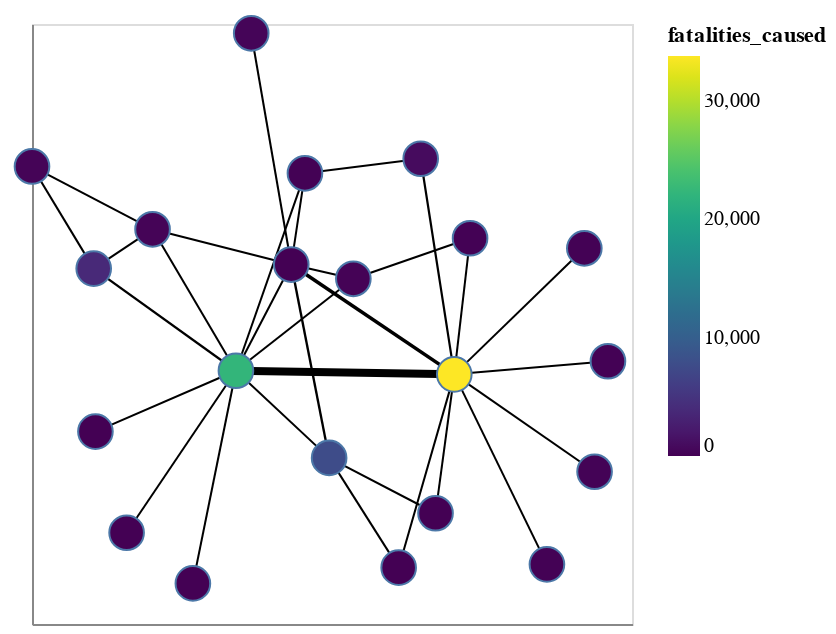

This figure's notebook cell:
### Code cell
# Call the function to draw the graph
graph_viz = draw_graph(G)

graph_viz

### Figure 1 — Vega-Lite specification as saved in the notebook (floating-point values rounded to 4 significant figures)
{"config": {"view": {"continuousWidth": 300, "continuousHeight": 300}}, "layer": [{"data": {"name": "data-be9dff1ae7957e867272003005fe8595"}, "mark": {"type": "line", "color": "black", "opacity": 1}, "encoding": {"detail": {"field": "edge", "type": "quantitative"}, "size": {"field": "FATALITIES", "legend": null, "type": "quantitative"}, "tooltip": [{"field": "FATALITIES", "type": "quantitative"}], "x": {"axis": {"grid": false, "labels": false, "ticks": false, "title": ""}, "field": "x", "type": "quantitative"}, "y": {"axis": {"grid": false, "labels": false, "ticks": false, "title": ""}, "field": "y", "type": "quantitative"}}}, {"data": {"name": "data-13f295b47a31d38718f37d18d14e6f70"}, "mark": {"type": "point", "opacity": 1, "size": 300, "strokeWidth": 1.0}, "encoding": {"fill": {"field": "fatalities_caused", "scale": {"scheme": "viridis"}, "type": "quantitative"}, "tooltip": [{"field": "name", "type": "nominal"}, {"field": "fatalities_caused", "type": "quantitative"}], "x": {"axis": {"grid": false, "labels": false, "ticks": false}, "field": "x", "type": "quantitative"}, "y": {"axis": {"grid": false, "labels": false, "ticks": false}, "field": "y", "type": "quantitative"}}}], "$schema": "https://vega.github.io/schema/vega-lite/v5.17.0.json", "datasets": {"data-be9dff1ae7957e867272003005fe8595": [{"target": "Military Forces of Ukraine (2019-)", "x": 0.4076, "source": "Military Forces of Russia (2000-)", "edge": 0, "pair": ["Military Forces of Russia (2000-)", "Military Forces of Ukraine (2019-)"], "FATALITIES": 20327, "y": -0.05912}, {"target": "Military Forces of Ukraine (2019-)", "x": -0.3202, "source": "Military Forces of Russia (2000-)", "edge": 0, "pair": ["Military Forces of Russia (2000-)", "Military Forces of Ukraine (2019-)"], "FATALITIES": 20327, "y": -0.05122}, {"target": "Civilians (Ukraine)", "x": 0.4076, "source": "Military Forces of Russia (2000-)", "edge": 1, "pair": ["Military Forces of Russia (2000-)", "Civilians (Ukraine)"], "FATALITIES": 5365, "y": -0.05912}, {"target": "Civilians (Ukraine)", "x": -0.1358, "source": "Military Forces of Russia (2000-)", "edge": 1, "pair": ["Military Forces of Russia (2000-)", "Civilians (Ukraine)"], "FATALITIES": 5365, "y": 0.1788}, {"target": "Military Forces of Ukraine (2019-) Air Force", "x": 0.4076, "source": "Military Forces of Russia (2000-)", "edge": 2, "pair": ["Military Forces of Russia (2000-)", "Military Forces of Ukraine (2019-) Air Force"], "FATALITIES": 694, "y": -0.05912}, {"target": "Military Forces of Ukraine (2019-) Air Force", "x": 0.2956, "source": "Military Forces of Russia (2000-)", "edge": 2, "pair": ["Military Forces of Russia (2000-)", "Military Forces of Ukraine (2019-) Air Force"], "FATALITIES": 694, "y": 0.408}, {"target": "Military Forces of Ukraine (2019-) National Guard", "x": 0.4076, "source": "Military Forces of Russia (2000-)", "edge": 3, "pair": ["Military Forces of Russia (2000-)", "Military Forces of Ukraine (2019-) National Guard"], "FATALITIES": 48, "y": -0.05912}, {"target": "Military Forces of Ukraine (2019-) National Guard", "x": 0.9198, "source": "Military Forces of Russia (2000-)", "edge": 3, "pair": ["Military Forces of Russia (2000-)", "Military Forces of Ukraine (2019-) National Guard"], "FATALITIES": 48, "y": -0.03068}, {"target": "Melitopol Communal Militia (Ukraine)", "x": 0.4076, "source": "Military Forces of Russia (2000-)", "edge": 4, "pair": ["Military Forces of Russia (2000-)", "Melitopol Communal Militia (Ukraine)"], "FATALITIES": 128, "y": -0.05912}, {"target": "Melitopol Communal Militia (Ukraine)", "x": 0.8752, "source": "Military Forces of Russia (2000-)", "edge": 4, "pair": ["Military Forces of Russia (2000-)", "Melitopol Communal Militia (Ukraine)"], "FATALITIES": 128, "y": -0.2701}, {"target": "Military Forces of Ukraine (2019-) Marines", "x": 0.4076, "source": "Military Forces of Russia (2000-)", "edge": 5, "pair": ["Military Forces of Russia (2000-)", "Military Forces of Ukraine (2019-) Marines"], "FATALITIES": 106, "y": -0.05912}, {"target": "Military Forces of Ukraine (2019-) Marines", "x": 0.8411, "source": "Military Forces of Russia (2000-)", "edge": 5, "pair": ["Military Forces of Russia (2000-)", "Military Forces of Ukraine (2019-) Marines"], "FATALITIES": 106, "y": 0.2139}, {"target": "Military Forces of Ukraine (2019-) Special Forces", "x": 0.4076, "source": "Military Forces of Russia (2000-)", "edge": 6, "pair": ["Military Forces of Russia (2000-)", "Military Forces of Ukraine (2019-) Special Forces"], "FATALITIES": 53, "y": -0.05912}, {"target": "Military Forces of Ukraine (2019-) Special Forces", "x": 0.7164, "source": "Military Forces of Russia (2000-)", "edge": 6, "pair": ["Military Forces of Russia (2000-)", "Military Forces of Ukraine (2019-) Special Forces"], "FATALITIES": 53, "y": -0.4708}, {"target": "Military Forces of Ukraine (2019-) International Legion", "x": 0.4076, "source": "Military Forces of Russia (2000-)", "edge": 7, "pair": ["Military Forces of Russia (2000-)", "Military Forces of Ukraine (2019-) International Legion"], "FATALITIES": 83, "y": -0.05912}, {"target": "Military Forces of Ukraine (2019-) International Legion", "x": 0.2222, "source": "Military Forces of Russia (2000-)", "edge": 7, "pair": ["Military Forces of Russia (2000-)", "Military Forces of Ukraine (2019-) International Legion"], "FATALITIES": 83, "y": -0.4779}, {"target": "Military Forces of Ukraine (2019-) Territorial Defense Forces", "x": 0.4076, "source": "Military Forces of Russia (2000-)", "edge": 8, "pair": ["Military Forces of Russia (2000-)", "Military Forces of Ukraine (2019-) Territorial Defense Forces"], "FATALITIES": 79, "y": -0.05912}, {"target": "Military Forces of Ukraine (2019-) Territorial Defense Forces", "x": 0.3451, "source": "Military Forces of Russia (2000-)", "edge": 8, "pair": ["Military Forces of Russia (2000-)", "Military Forces of Ukraine (2019-) Territorial Defense Forces"], "FATALITIES": 79, "y": -0.3601}, {"target": "Police Forces of Ukraine (2019-) State Border Guard Service", "x": 0.4076, "source": "Military Forces of Russia (2000-)", "edge": 9, "pair": ["Military Forces of Russia (2000-)", "Police Forces of Ukraine (2019-) State Border Guard Service"], "FATALITIES": 44, "y": -0.05912}, {"target": "Police Forces of Ukraine (2019-) State Border Guard Service", "x": 0.4602, "source": "Military Forces of Russia (2000-)", "edge": 9, "pair": ["Military Forces of Russia (2000-)", "Police Forces of Ukraine (2019-) State Border Guard Service"], "FATALITIES": 44, "y": 0.2358}, {"target": "Military Forces of Russia (2000-)", "x": 0.4076, "source": "Military Forces of Russia (2000-)", "edge": 10, "pair": ["Military Forces of Russia (2000-)", "Military Forces of Russia (2000-)"], "FATALITIES": 38, "y": -0.05912}, {"target": "Military Forces of Russia (2000-)", "x": 0.4076, "source": "Military Forces of Russia (2000-)", "edge": 10, "pair": ["Military Forces of Russia (2000-)", "Military Forces of Russia (2000-)"], "FATALITIES": 38, "y": -0.05912}, {"target": "Military Forces of Russia (2000-) Air Force", "x": -0.3202, "source": "Military Forces of Ukraine (2019-)", "edge": 11, "pair": ["Military Forces of Ukraine (2019-)", "Military Forces of Russia (2000-) Air Force"], "FATALITIES": 36, "y": -0.05122}, {"target": "Military Forces of Russia (2000-) Air Force", "x": -0.009574, "source": "Military Forces of Ukraine (2019-)", "edge": 11, "pair": ["Military Forces of Ukraine (2019-)", "Military Forces of Russia (2000-) Air Force"], "FATALITIES": 36, "y": -0.2401}, {"target": "NAF: United Armed Forces of Novorossiya", "x": -0.3202, "source": "Military Forces of Ukraine (2019-)", "edge": 12, "pair": ["Military Forces of Ukraine (2019-)", "NAF: United Armed Forces of Novorossiya"], "FATALITIES": 1067, "y": -0.05122}, {"target": "NAF: United Armed Forces of Novorossiya", "x": -0.7943, "source": "Military Forces of Ukraine (2019-)", "edge": 12, "pair": ["Military Forces of Ukraine (2019-)", "NAF: United Armed Forces of Novorossiya"], "FATALITIES": 1067, "y": 0.17}, {"target": "Military Forces of Russia (2000-) Donetsk People's Militia", "x": -0.3202, "source": "Military Forces of Ukraine (2019-)", "edge": 13, "pair": ["Military Forces of Ukraine (2019-)", "Military Forces of Russia (2000-) Donetsk People's Militia"], "FATALITIES": 295, "y": -0.05122}, {"target": "Military Forces of Russia (2000-) Donetsk People's Militia", "x": -0.7886, "source": "Military Forces of Ukraine (2019-)", "edge": 13, "pair": ["Military Forces of Ukraine (2019-)", "Military Forces of Russia (2000-) Donetsk People's Militia"], "FATALITIES": 295, "y": -0.1831}, {"target": "Military Forces of Russia (2000-) Chechen Battalion of Ramzan Kadyrov", "x": -0.3202, "source": "Military Forces of Ukraine (2019-)", "edge": 14, "pair": ["Military Forces of Ukraine (2019-)", "Military Forces of Russia (2000-) Chechen Battalion of Ramzan Kadyrov"], "FATALITIES": 169, "y": -0.05122}, {"target": "Military Forces of Russia (2000-) Chechen Battalion of Ramzan Kadyrov", "x": -0.4637, "source": "Military Forces of Ukraine (2019-)", "edge": 14, "pair": ["Military Forces of Ukraine (2019-)", "Military Forces of Russia (2000-) Chechen Battalion of Ramzan Kadyrov"], "FATALITIES": 169, "y": -0.512}, {"target": "Wagner Group", "x": -0.3202, "source": "Military Forces of Ukraine (2019-)", "edge": 15, "pair": ["Military Forces of Ukraine (2019-)", "Wagner Group"], "FATALITIES": 84, "y": -0.05122}, {"target": "Wagner Group", "x": 0.07115, "source": "Military Forces of Ukraine (2019-)", "edge": 15, "pair": ["Military Forces of Ukraine (2019-)", "Wagner Group"], "FATALITIES": 84, "y": 0.1479}, {"target": "Civilians (Ukraine)", "x": -0.3202, "source": "Military Forces of Ukraine (2019-)", "edge": 16, "pair": ["Military Forces of Ukraine (2019-)", "Civilians (Ukraine)"], "FATALITIES": 71, "y": -0.05122}, {"target": "Civilians (Ukraine)", "x": -0.1358, "source": "Military Forces of Ukraine (2019-)", "edge": 16, "pair": ["Military Forces of Ukraine (2019-)", "Civilians (Ukraine)"], "FATALITIES": 71, "y": 0.1788}, {"target": "Military Forces of Russia (2000-) Navy", "x": -0.3202, "source": "Military Forces of Ukraine (2019-)", "edge": 17, "pair": ["Military Forces of Ukraine (2019-)", "Military Forces of Russia (2000-) Navy"], "FATALITIES": 67, "y": -0.05122}, {"target": "Military Forces of Russia (2000-) Navy", "x": -0.09019, "source": "Military Forces of Ukraine (2019-)", "edge": 17, "pair": ["Military Forces of Ukraine (2019-)", "Military Forces of Russia (2000-) Navy"], "FATALITIES": 67, "y": 0.3765}, {"target": "Military Forces of Russia (2000-) Special Forces", "x": -0.3202, "source": "Military Forces of Ukraine (2019-)", "edge": 18, "pair": ["Military Forces of Ukraine (2019-)", "Military Forces of Russia (2000-) Special Forces"], "FATALITIES": 63, "y": -0.05122}, {"target": "Military Forces of Russia (2000-) Special Forces", "x": -0.6846, "source": "Military Forces of Ukraine (2019-)", "edge": 18, "pair": ["Military Forces of Ukraine (2019-)", "Military Forces of Russia (2000-) Special Forces"], "FATALITIES": 63, "y": -0.4022}, {"target": "Unidentified Armed Group (Ukraine)", "x": -0.3202, "source": "Military Forces of Ukraine (2019-)", "edge": 19, "pair": ["Military Forces of Ukraine (2019-)", "Unidentified Armed Group (Ukraine)"], "FATALITIES": 34, "y": -0.05122}, {"target": "Unidentified Armed Group (Ukraine)", "x": -0.5982, "source": "Military Forces of Ukraine (2019-)", "edge": 19, "pair": ["Military Forces of Ukraine (2019-)", "Unidentified Armed Group (Ukraine)"], "FATALITIES": 34, "y": 0.2552}, {"target": "Civilians (Ukraine)", "x": -0.009574, "source": "Military Forces of Russia (2000-) Air Force", "edge": 20, "pair": ["Military Forces of Russia (2000-) Air Force", "Civilians (Ukraine)"], "FATALITIES": 1310, "y": -0.2401}, {"target": "Civilians (Ukraine)", "x": -0.1358, "source": "Military Forces of Russia (2000-) Air Force", "edge": 20, "pair": ["Military Forces of Russia (2000-) Air Force", "Civilians (Ukraine)"], "FATALITIES": 1310, "y": 0.1788}, {"target": "Military Forces of Ukraine (2019-) Territorial Defense Forces", "x": -0.009574, "source": "Military Forces of Russia (2000-) Air Force", "edge": 21, "pair": ["Military Forces of Russia (2000-) Air Force", "Military Forces of Ukraine (2019-) Territorial Defense Forces"], "FATALITIES": 85, "y": -0.2401}, {"target": "Military Forces of Ukraine (2019-) Territorial Defense Forces", "x": 0.3451, "source": "Military Forces of Russia (2000-) Air Force", "edge": 21, "pair": ["Military Forces of Russia (2000-) Air Force", "Military Forces of Ukraine (2019-) Territorial Defense Forces"], "FATALITIES": 85, "y": -0.3601}, {"target": "Military Forces of Ukraine (2019-) International Legion", "x": -0.009574, "source": "Military Forces of Russia (2000-) Air Force", "edge": 22, "pair": ["Military Forces of Russia (2000-) Air Force", "Military Forces of Ukraine (2019-) International Legion"], "FATALITIES": 40, "y": -0.2401}, {"target": "Military Forces of Ukraine (2019-) International Legion", "x": 0.2222, "source": "Military Forces of Russia (2000-) Air Force", "edge": 22, "pair": ["Military Forces of Russia (2000-) Air Force", "Military Forces of Ukraine (2019-) International Legion"], "FATALITIES": 40, "y": -0.4779}, {"target": "Unidentified Military Forces", "x": -0.1358, "source": "Civilians (Ukraine)", "edge": 23, "pair": ["Civilians (Ukraine)", "Unidentified Military Forces"], "FATALITIES": 279, "y": 0.1788}, {"target": "Unidentified Military Forces", "x": -0.2692, "source": "Civilians (Ukraine)", "edge": 23, "pair": ["Civilians (Ukraine)", "Unidentified Military Forces"], "FATALITIES": 279, "y": 0.6798}, {"target": "Unidentified Armed Group (Ukraine)", "x": -0.1358, "source": "Civilians (Ukraine)", "edge": 24, "pair": ["Civilians (Ukraine)", "Unidentified Armed Group (Ukraine)"], "FATALITIES": 122, "y": 0.1788}, {"target": "Unidentified Armed Group (Ukraine)", "x": -0.5982, "source": "Civilians (Ukraine)", "edge": 24, "pair": ["Civilians (Ukraine)", "Unidentified Armed Group (Ukraine)"], "FATALITIES": 122, "y": 0.2552}, {"target": "Wagner Group", "x": -0.1358, "source": "Civilians (Ukraine)", "edge": 25, "pair": ["Civilians (Ukraine)", "Wagner Group"], "FATALITIES": 53, "y": 0.1788}, {"target": "Wagner Group", "x": 0.07115, "source": "Civilians (Ukraine)", "edge": 25, "pair": ["Civilians (Ukraine)", "Wagner Group"], "FATALITIES": 53, "y": 0.1479}, {"target": "Military Forces of Russia (2000-) Navy", "x": -0.1358, "source": "Civilians (Ukraine)", "edge": 26, "pair": ["Civilians (Ukraine)", "Military Forces of Russia (2000-) Navy"], "FATALITIES": 37, "y": 0.1788}, {"target": "Military Forces of Russia (2000-) Navy", "x": -0.09019, "source": "Civilians (Ukraine)", "edge": 26, "pair": ["Civilians (Ukraine)", "Military Forces of Russia (2000-) Navy"], "FATALITIES": 37, "y": 0.3765}, {"target": "Military Forces of Ukraine (2014-2019)", "x": -0.7943, "source": "NAF: United Armed Forces of Novorossiya", "edge": 27, "pair": ["NAF: United Armed Forces of Novorossiya", "Military Forces of Ukraine (2014-2019)"], "FATALITIES": 199, "y": 0.17}, {"target": "Military Forces of Ukraine (2014-2019)", "x": -1.0, "source": "NAF: United Armed Forces of Novorossiya", "edge": 27, "pair": ["NAF: United Armed Forces of Novorossiya", "Military Forces of Ukraine (2014-2019)"], "FATALITIES": 199, "y": 0.3914}, {"target": "Unidentified Armed Group (Ukraine)", "x": -0.7943, "source": "NAF: United Armed Forces of Novorossiya", "edge": 28, "pair": ["NAF: United Armed Forces of Novorossiya", "Unidentified Armed Group (Ukraine)"], "FATALITIES": 32, "y": 0.17}, {"target": "Unidentified Armed Group (Ukraine)", "x": -0.5982, "source": "NAF: United Armed Forces of Novorossiya", "edge": 28, "pair": ["NAF: United Armed Forces of Novorossiya", "Unidentified Armed Group (Ukraine)"], "FATALITIES": 32, "y": 0.2552}, {"target": "Unidentified Armed Group (Ukraine)", "x": -1.0, "source": "Military Forces of Ukraine (2014-2019)", "edge": 29, "pair": ["Military Forces of Ukraine (2014-2019)", "Unidentified Armed Group (Ukraine)"], "FATALITIES": 48, "y": 0.3914}, {"target": "Unidentified Armed Group (Ukraine)", "x": -0.5982, "source": "Military Forces of Ukraine (2014-2019)", "edge": 29, "pair": ["Military Forces of Ukraine (2014-2019)", "Unidentified Armed Group (Ukraine)"], "FATALITIES": 48, "y": 0.2552}, {"target": "Military Forces of Russia (2000-) Navy", "x": 0.2956, "source": "Military Forces of Ukraine (2019-) Air Force", "edge": 30, "pair": ["Military Forces of Ukraine (2019-) Air Force", "Military Forces of Russia (2000-) Navy"], "FATALITIES": 129, "y": 0.408}, {"target": "Military Forces of Russia (2000-) Navy", "x": -0.09019, "source": "Military Forces of Ukraine (2019-) Air Force", "edge": 30, "pair": ["Military Forces of Ukraine (2019-) Air Force", "Military Forces of Russia (2000-) Navy"], "FATALITIES": 129, "y": 0.3765}, {"target": "Police Forces of Ukraine (2019-) State Border Guard Service", "x": 0.07115, "source": "Wagner Group", "edge": 31, "pair": ["Wagner Group", "Police Forces of Ukraine (2019-) State Border Guard Service"], "FATALITIES": 40, "y": 0.1479}, {"target": "Police Forces of Ukraine (2019-) State Border Guard Service", "x": 0.4602, "source": "Wagner Group", "edge": 31, "pair": ["Wagner Group", "Police Forces of Ukraine (2019-) State Border Guard Service"], "FATALITIES": 40, "y": 0.2358}], "data-13f295b47a31d38718f37d18d14e6f70": [{"fatalities_caused": 33777, "x": 0.4076, "y": -0.05912, "name": "Military Forces of Russia (2000-)"}, {"fatalities_caused": 22272, "x": -0.3202, "y": -0.05122, "name": "Military Forces of Ukraine (2019-)"}, {"fatalities_caused": 7682, "x": -0.009574, "y": -0.2401, "name": "Military Forces of Russia (2000-) Air Force"}, {"fatalities_caused": 0, "x": -0.1358, "y": 0.1788, "name": "Civilians (Ukraine)"}, {"fatalities_caused": 3866, "x": -0.7943, "y": 0.17, "name": "NAF: United Armed Forces of Novorossiya"}, {"fatalities_caused": 235, "x": -1.0, "y": 0.3914, "name": "Military Forces of Ukraine (2014-2019)"}, {"fatalities_caused": 858, "x": 0.2956, "y": 0.408, "name": "Military Forces of Ukraine (2019-) Air Force"}, {"fatalities_caused": 0, "x": -0.7886, "y": -0.1831, "name": "Military Forces of Russia (2000-) Donetsk People's Militia"}, {"fatalities_caused": 311, "x": -0.2692, "y": 0.6798, "name": "Unidentified Military Forces"}, {"fatalities_caused": 17, "x": -0.4637, "y": -0.512, "name": "Military Forces of Russia (2000-) Chechen Battalion of Ramzan Kadyrov"}, {"fatalities_caused": 48, "x": 0.9198, "y": -0.03068, "name": "Military Forces of Ukraine (2019-) National Guard"}, {"fatalities_caused": 65, "x": -0.09019, "y": 0.3765, "name": "Military Forces of Russia (2000-) Navy"}, {"fatalities_caused": 148, "x": 0.8752, "y": -0.2701, "name": "Melitopol Communal Militia (Ukraine)"}, {"fatalities_caused": 273, "x": -0.5982, "y": 0.2552, "name": "Unidentified Armed Group (Ukraine)"}, {"fatalities_caused": 106, "x": 0.8411, "y": 0.2139, "name": "Military Forces of Ukraine (2019-) Marines"}, {"fatalities_caused": 196, "x": 0.07115, "y": 0.1479, "name": "Wagner Group"}, {"fatalities_caused": 63, "x": 0.7164, "y": -0.4708, "name": "Military Forces of Ukraine (2019-) Special Forces"}, {"fatalities_caused": 15, "x": 0.3451, "y": -0.3601, "name": "Military Forces of Ukraine (2019-) Territorial Defense Forces"}, {"fatalities_caused": 6, "x": 0.2222, "y": -0.4779, "name": "Military Forces of Ukraine (2019-) International Legion"}, {"fatalities_caused": 73, "x": 0.4602, "y": 0.2358, "name": "Police Forces of Ukraine (2019-) State Border Guard Service"}, {"fatalities_caused": 0, "x": -0.6846, "y": -0.4022, "name": "Military Forces of Russia (2000-) Special Forces"}]}}
